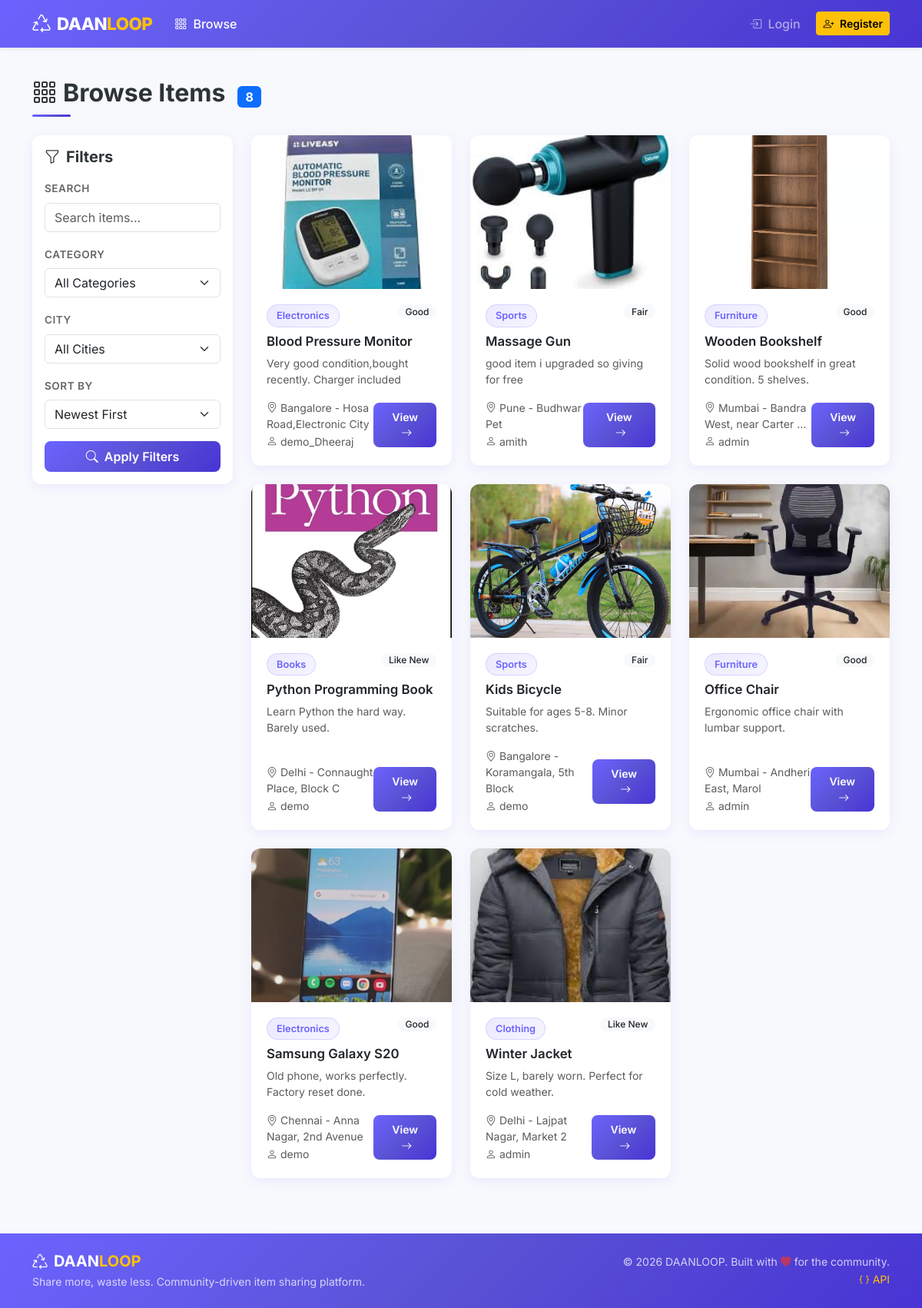
Screenshot of /browse with the database file from the repository.
### tables this page shows
CREATE TABLE listings (
            id INTEGER PRIMARY KEY AUTOINCREMENT,
            title TEXT NOT NULL,
            description TEXT NOT NULL,
            category TEXT NOT NULL,
            city TEXT NOT NULL,
            location TEXT DEFAULT '',
            condition TEXT DEFAULT 'Good',
            contact_number TEXT DEFAULT '',
            image_path TEXT DEFAULT '',
            owner_id INTEGER NOT NULL,
            status TEXT DEFAULT 'active' CHECK(status IN ('active','soft_deleted','claimed')),
            created_at TIMESTAMP DEFAULT CURRENT_TIMESTAMP,
            FOREIGN KEY (owner_id) REFERENCES users(id)
        );

CREATE TABLE users (
            id INTEGER PRIMARY KEY AUTOINCREMENT,
            username TEXT UNIQUE NOT NULL,
            email TEXT UNIQUE NOT NULL,
            password_hash TEXT NOT NULL,
            role TEXT DEFAULT 'user' CHECK(role IN ('user', 'admin')),
            city TEXT DEFAULT '',
            avatar TEXT DEFAULT '',
            created_at TIMESTAMP DEFAULT CURRENT_TIMESTAMP
        );

### sprint1/listings.py (the view)
@listings_bp.route('/browse')
def browse():
    page = request.args.get('page', 1, type=int)
    search = request.args.get('search', '')
    category = request.args.get('category', '')
    city = request.args.get('city', '')
    sort = request.args.get('sort', 'newest')
    listings, total, total_pages = get_listings(
        page=page, search=search, category=category, city=city, sort=sort
    )
    categories = get_categories()
    cities = get_cities()
    return render_template('sprint1/browse.html',
        listings=listings, total=total, page=page, total_pages=total_pages,
        search=search, category=category, city=city, sort=sort,
        categories=categories, cities=cities, all_categories=CATEGORIES
    )

### database.py (called while the page is built)
def get_db():
    db = sqlite3.connect(Config.DATABASE)
    db.row_factory = sqlite3.Row
    db.execute("PRAGMA foreign_keys = ON")
    return db

### models/listing_model.py (called while the page is built)
def get_categories():
    db = get_db()
    rows = db.execute('SELECT DISTINCT category FROM listings WHERE status = "active" ORDER BY category').fetchall()
    close_db(db)
    return [r['category'] for r in rows]

def get_cities():
    db = get_db()
    rows = db.execute('SELECT DISTINCT city FROM listings WHERE status = "active" ORDER BY city').fetchall()
    close_db(db)
    return [r['city'] for r in rows]

### templates/sprint1/browse.html (shortened to what this page needs)
{% extends "base.html" %}
{% block content %}
<div class="d-flex justify-content-between align-items-center mb-4">
<h2 class="section-title mb-0">
<i class="bi bi-grid-3x3-gap me-2"></i>Browse Items
<span class="badge bg-primary ms-2 fs-6">{{ total }}</span>
</h2>
</div>
<div class="row">
<div class="col-lg-3 mb-4">
<div class="filter-card p-3">
<h5 class="fw-bold mb-3"><i class="bi bi-funnel me-2"></i>Filters</h5>
<form method="GET" action="{{ url_for('sprint1_listings.browse') }}">
<div class="mb-3">
<label class="form-label">Search</label>
<input type="text" class="form-control" name="search" value="{{ search }}" placeholder="Search items...">
</div>
<div class="mb-3">
<label class="form-label">Category</label>
<select class="form-select" name="category">
<option value="">All Categories</option>
</select>
</div>
<div class="mb-3">
<label class="form-label">City</label>
<select class="form-select" name="city">
<option value="">All Cities</option>
</select>
</div>
<div class="mb-3">
<label class="form-label">Sort By</label>
<select class="form-select" name="sort">
<option value="newest" {% if sort == 'newest' %}selected{% endif %}>Newest First</option>
</select>
</div>
<button type="submit" class="btn btn-primary w-100">
<i class="bi bi-search me-1"></i> Apply Filters
</button>
</form>
</div>
</div>
<div class="col-lg-9">
<div class="row g-4">
{% for listing in listings %}
<div class="col-md-6 col-xl-4">
<div class="card listing-card h-100">
{% if listing.image_path %}
<img src="{{ url_for('static', filename=listing.image_path) }}" class="card-img-top" alt="{{ listing.title }}">
{% else %}
<div class="img-placeholder">
<i class="bi bi-image"></i>
</div>
{% endif %}
<div class="card-body d-flex flex-column">
<div class="d-flex justify-content-between align-items-start mb-2">
<span class="category-badge">{{ listing.category }}</span>
<span class="condition-badge badge bg-light text-dark">{{ listing.condition }}</span>
</div>
<h5 class="card-title">{{ listing.title }}</h5>
<p class="card-text text-muted small flex-grow-1">
{{ listing.description[:80] }}{% if listing.description|length > 80 %}...{% endif %}
</p>
<div class="d-flex justify-content-between align-items-center">
<div>
<small class="text-muted d-block">
<i class="bi bi-geo-alt me-1"></i>{{ listing.city }}{% if listing.location %} - {{ listing.location[:25] }}{% if listing.location|length > 25 %}…{% endif %}{% endif %}
</small>
<small class="text-muted">
<i class="bi bi-person me-1"></i>{{ listing.owner_name }}
</small>
</div>
<a href="{{ url_for('sprint1_listings.view_listing', listing_id=listing.id) }}" class="btn btn-sm btn-primary">
View <i class="bi bi-arrow-right ms-1"></i>
</a>
</div>
</div>
</div>
</div>
{% endfor %}
</div>
</div>
</div>
{% endblock %}

### static/css/style.css (style rules this page uses)
:root { --primary: #6C63FF; --primary-dark: #5A52D5; --secondary: #FF6B6B; --accent: #FFC107; --success: #2ECC71; --dark: #2D3436; --light-bg: #F8F9FD; --card-shadow: 0 4px 15px rgba(108, 99, 255, 0.1); --card-hover-shadow: 0 8px 25px rgba(108, 99, 255, 0.2); --gradient-primary: linear-gradient(135deg, #6C63FF 0%, #5A52D5 50%, #4834D4 100%); --gradient-hero: linear-gradient(135deg, #6C63FF 0%, #A855F7 50%, #EC4899 100%); --gradient-warm: linear-gradient(135deg, #FF6B6B 0%, #FF8E53 100%); --gradient-cool: linear-gradient(135deg, #667EEA 0%, #764BA2 100%); --border-radius: 12px; }
body { font-family: 'Inter', -apple-system, BlinkMacSystemFont, sans-serif; background-color: var(--light-bg); color: var(--dark); min-height: 100vh; display: flex; flex-direction: column; }
.card { border: none; border-radius: var(--border-radius); box-shadow: var(--card-shadow); transition: all 0.3s ease; overflow: hidden; }
.card-img-top { height: 200px; object-fit: cover; }
.listing-card .card-body { padding: 1.25rem; }
.listing-card .card-title { font-weight: 600; font-size: 1.05rem; margin-bottom: 0.5rem; }
.listing-card .badge { font-weight: 500; font-size: 0.75rem; }
.btn-primary { background: var(--gradient-primary); border: none; font-weight: 600; padding: 0.5rem 1.5rem; border-radius: 8px; transition: all 0.3s ease; }
.filter-card { border-radius: var(--border-radius); background: white; box-shadow: var(--card-shadow); }
.filter-card .form-label { font-weight: 600; font-size: 0.85rem; text-transform: uppercase; letter-spacing: 0.5px; color: #666; }
.category-badge { background: linear-gradient(135deg, #6C63FF22, #6C63FF11); color: var(--primary); border: 1px solid #6C63FF33; border-radius: 20px; padding: 0.25rem 0.75rem; font-size: 0.8rem; font-weight: 600; }
.condition-badge { font-size: 0.75rem; font-weight: 500; border-radius: 20px; padding: 0.2rem 0.6rem; }
.section-title { font-weight: 700; position: relative; padding-bottom: 0.75rem; }
.section-title::after { content: ''; position: absolute; bottom: 0; left: 0; width: 50px; height: 3px; background: var(--gradient-primary); border-radius: 2px; }
.listing-card { animation: fadeInUp 0.4s ease-out; }

### rows the page displays
listings: image_path (picture), category "Electronics", condition "Good", title "Blood Pressure Monitor", description "Very good condition,bought recently. Charger included", city "Bangalore", location "Hosa Road,Electronic City", owner_name "demo_Dheeraj"
listings: image_path (picture), category "Sports", condition "Fair", title "Massage Gun", description "good item i upgraded so giving for free", city "Pune", location "Budhwar Pet", owner_name "amith"
listings: image_path (picture), category "Furniture", condition "Good", title "Wooden Bookshelf", description "Solid wood bookshelf in great condition. 5 shelves.", city "Mumbai", location "Bandra West, near Carter", owner_name "admin"
listings: image_path (picture), category "Books", condition "Like New", title "Python Programming Book", description "Learn Python the hard way. Barely used.", city "Delhi", location "Connaught Place, Block C", owner_name "demo"
listings: image_path (picture), category "Sports", condition "Fair", title "Kids Bicycle", description "Suitable for ages 5-8. Minor scratches.", city "Bangalore", location "Koramangala, 5th Block", owner_name "demo"
listings: image_path (picture), category "Furniture", condition "Good", title "Office Chair", description "Ergonomic office chair with lumbar support.", city "Mumbai", location "Andheri East, Marol", owner_name "admin"
listings: image_path (picture), category "Electronics", condition "Good", title "Samsung Galaxy S20", description "Old phone, works perfectly. Factory reset done.", city "Chennai", location "Anna Nagar, 2nd Avenue", owner_name "demo"
listings: image_path (picture), category "Clothing", condition "Like New", title "Winter Jacket", description "Size L, barely worn. Perfect for cold weather.", city "Delhi", location "Lajpat Nagar, Market 2", owner_name "admin"

### other values shown
{{ total }} "8"
